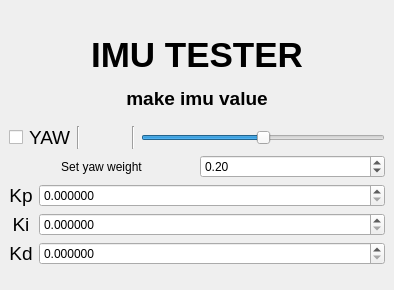
<?xml version="1.0" encoding="UTF-8"?>
<ui version="4.0">
 <class>MainWindowDesign</class>
 <widget class="QMainWindow" name="MainWindowDesign">
  <property name="geometry">
   <rect>
    <x>0</x>
    <y>0</y>
    <width>394</width>
    <height>290</height>
   </rect>
  </property>
  <property name="windowTitle">
   <string>QRosApp</string>
  </property>
  <property name="windowIcon">
   <iconset>
    <normaloff>:/images/icon.png</normaloff>:/images/icon.png</iconset>
  </property>
  <property name="locale">
   <locale language="English" country="Australia"/>
  </property>
  <widget class="QWidget" name="centralwidget">
   <property name="sizePolicy">
    <sizepolicy hsizetype="Expanding" vsizetype="Expanding">
     <horstretch>0</horstretch>
     <verstretch>0</verstretch>
    </sizepolicy>
   </property>
   <layout class="QGridLayout" name="gridLayout_3">
    <item row="0" column="0">
     <layout class="QVBoxLayout" name="verticalLayout_3">
      <item>
       <spacer name="verticalSpacer">
        <property name="orientation">
         <enum>Qt::Vertical</enum>
        </property>
        <property name="sizeHint" stdset="0">
         <size>
          <width>20</width>
          <height>40</height>
         </size>
        </property>
       </spacer>
      </item>
      <item>
       <layout class="QGridLayout" name="gridLayout_2">
        <property name="sizeConstraint">
         <enum>QLayout::SetMaximumSize</enum>
        </property>
        <item row="0" column="0">
         <layout class="QHBoxLayout" name="horizontalLayout_2">
          <property name="topMargin">
           <number>10</number>
          </property>
          <property name="bottomMargin">
           <number>10</number>
          </property>
          <item>
           <spacer name="horizontalSpacer_2">
            <property name="orientation">
             <enum>Qt::Horizontal</enum>
            </property>
            <property name="sizeHint" stdset="0">
             <size>
              <width>40</width>
              <height>20</height>
             </size>
            </property>
           </spacer>
          </item>
          <item>
           <widget class="QLabel" name="TITLE">
            <property name="text">
             <string>&lt;html&gt;&lt;head/&gt;&lt;body&gt;&lt;p align=&quot;center&quot;&gt;&lt;span style=&quot; font-size:26pt; font-weight:600;&quot;&gt;IMU TESTER&lt;/span&gt;&lt;/p&gt;&lt;p align=&quot;center&quot;&gt;&lt;span style=&quot; font-size:14pt; font-weight:600;&quot;&gt;make imu value&lt;/span&gt;&lt;/p&gt;&lt;/body&gt;&lt;/html&gt;</string>
            </property>
           </widget>
          </item>
          <item>
           <spacer name="horizontalSpacer">
            <property name="orientation">
             <enum>Qt::Horizontal</enum>
            </property>
            <property name="sizeHint" stdset="0">
             <size>
              <width>40</width>
              <height>20</height>
             </size>
            </property>
           </spacer>
          </item>
         </layout>
        </item>
       </layout>
      </item>
     </layout>
    </item>
    <item row="6" column="0">
     <spacer name="verticalSpacer_2">
      <property name="orientation">
       <enum>Qt::Vertical</enum>
      </property>
      <property name="sizeHint" stdset="0">
       <size>
        <width>20</width>
        <height>40</height>
       </size>
      </property>
     </spacer>
    </item>
    <item row="4" column="0">
     <layout class="QHBoxLayout" name="horizontalLayout_3">
      <item>
       <widget class="QLabel" name="label_yawWeight">
        <property name="sizePolicy">
         <sizepolicy hsizetype="Minimum" vsizetype="Preferred">
          <horstretch>0</horstretch>
          <verstretch>0</verstretch>
         </sizepolicy>
        </property>
        <property name="text">
         <string>Set yaw weight</string>
        </property>
        <property name="alignment">
         <set>Qt::AlignCenter</set>
        </property>
       </widget>
      </item>
      <item>
       <widget class="QDoubleSpinBox" name="doubleSpinBox_yawWeight">
        <property name="sizePolicy">
         <sizepolicy hsizetype="Minimum" vsizetype="Fixed">
          <horstretch>0</horstretch>
          <verstretch>0</verstretch>
         </sizepolicy>
        </property>
        <property name="singleStep">
         <double>0.010000000000000</double>
        </property>
        <property name="value">
         <double>0.200000000000000</double>
        </property>
       </widget>
      </item>
     </layout>
    </item>
    <item row="5" column="0">
     <layout class="QGridLayout" name="gridLayout">
      <item row="1" column="0">
       <widget class="QLabel" name="Kp">
        <property name="sizePolicy">
         <sizepolicy hsizetype="Minimum" vsizetype="Minimum">
          <horstretch>0</horstretch>
          <verstretch>0</verstretch>
         </sizepolicy>
        </property>
        <property name="font">
         <font>
          <pointsize>14</pointsize>
          <weight>50</weight>
          <bold>false</bold>
         </font>
        </property>
        <property name="text">
         <string>Kp</string>
        </property>
        <property name="alignment">
         <set>Qt::AlignCenter</set>
        </property>
        <property name="margin">
         <number>1</number>
        </property>
       </widget>
      </item>
      <item row="3" column="0">
       <widget class="QLabel" name="Ki">
        <property name="sizePolicy">
         <sizepolicy hsizetype="Minimum" vsizetype="Minimum">
          <horstretch>0</horstretch>
          <verstretch>0</verstretch>
         </sizepolicy>
        </property>
        <property name="font">
         <font>
          <pointsize>14</pointsize>
          <weight>50</weight>
          <bold>false</bold>
         </font>
        </property>
        <property name="text">
         <string>Ki</string>
        </property>
        <property name="alignment">
         <set>Qt::AlignCenter</set>
        </property>
        <property name="margin">
         <number>1</number>
        </property>
       </widget>
      </item>
      <item row="4" column="0">
       <widget class="QLabel" name="Kd">
        <property name="sizePolicy">
         <sizepolicy hsizetype="Minimum" vsizetype="Minimum">
          <horstretch>0</horstretch>
          <verstretch>0</verstretch>
         </sizepolicy>
        </property>
        <property name="font">
         <font>
          <pointsize>14</pointsize>
          <weight>50</weight>
          <bold>false</bold>
         </font>
        </property>
        <property name="text">
         <string>Kd</string>
        </property>
        <property name="alignment">
         <set>Qt::AlignCenter</set>
        </property>
        <property name="margin">
         <number>1</number>
        </property>
       </widget>
      </item>
      <item row="1" column="1">
       <widget class="QDoubleSpinBox" name="doubleSpinBox_Kp">
        <property name="sizePolicy">
         <sizepolicy hsizetype="Expanding" vsizetype="Maximum">
          <horstretch>0</horstretch>
          <verstretch>0</verstretch>
         </sizepolicy>
        </property>
        <property name="decimals">
         <number>6</number>
        </property>
        <property name="singleStep">
         <double>0.100000000000000</double>
        </property>
       </widget>
      </item>
      <item row="3" column="1">
       <widget class="QDoubleSpinBox" name="doubleSpinBox_Ki">
        <property name="sizePolicy">
         <sizepolicy hsizetype="Expanding" vsizetype="Maximum">
          <horstretch>0</horstretch>
          <verstretch>0</verstretch>
         </sizepolicy>
        </property>
        <property name="decimals">
         <number>6</number>
        </property>
        <property name="singleStep">
         <double>0.001000000000000</double>
        </property>
       </widget>
      </item>
      <item row="4" column="1">
       <widget class="QDoubleSpinBox" name="doubleSpinBox_Kd">
        <property name="sizePolicy">
         <sizepolicy hsizetype="Expanding" vsizetype="Maximum">
          <horstretch>0</horstretch>
          <verstretch>0</verstretch>
         </sizepolicy>
        </property>
        <property name="decimals">
         <number>6</number>
        </property>
        <property name="singleStep">
         <double>0.001000000000000</double>
        </property>
       </widget>
      </item>
     </layout>
    </item>
    <item row="2" column="0">
     <layout class="QHBoxLayout" name="horizontalLayout">
      <item>
       <widget class="QCheckBox" name="checkBox_yawEnable">
        <property name="text">
         <string/>
        </property>
       </widget>
      </item>
      <item>
       <widget class="QLabel" name="YAW">
        <property name="text">
         <string>&lt;html&gt;&lt;head/&gt;&lt;body&gt;&lt;p&gt;&lt;span style=&quot; font-size:14pt;&quot;&gt;YAW&lt;/span&gt;&lt;/p&gt;&lt;/body&gt;&lt;/html&gt;</string>
        </property>
       </widget>
      </item>
      <item>
       <widget class="Line" name="line">
        <property name="orientation">
         <enum>Qt::Vertical</enum>
        </property>
       </widget>
      </item>
      <item>
       <widget class="QLabel" name="label_YAW">
        <property name="sizePolicy">
         <sizepolicy hsizetype="Fixed" vsizetype="Fixed">
          <horstretch>0</horstretch>
          <verstretch>0</verstretch>
         </sizepolicy>
        </property>
        <property name="minimumSize">
         <size>
          <width>40</width>
          <height>20</height>
         </size>
        </property>
        <property name="baseSize">
         <size>
          <width>300</width>
          <height>100</height>
         </size>
        </property>
        <property name="text">
         <string/>
        </property>
        <property name="alignment">
         <set>Qt::AlignRight|Qt::AlignTrailing|Qt::AlignVCenter</set>
        </property>
       </widget>
      </item>
      <item>
       <widget class="Line" name="line_2">
        <property name="orientation">
         <enum>Qt::Vertical</enum>
        </property>
       </widget>
      </item>
      <item>
       <widget class="QSlider" name="horizontalSlider_YAW">
        <property name="minimum">
         <number>-181000</number>
        </property>
        <property name="maximum">
         <number>181000</number>
        </property>
        <property name="orientation">
         <enum>Qt::Horizontal</enum>
        </property>
       </widget>
      </item>
     </layout>
    </item>
   </layout>
  </widget>
  <action name="action_Quit">
   <property name="text">
    <string>&amp;Quit</string>
   </property>
   <property name="shortcut">
    <string>Ctrl+Q</string>
   </property>
   <property name="shortcutContext">
    <enum>Qt::ApplicationShortcut</enum>
   </property>
  </action>
  <action name="action_Preferences">
   <property name="text">
    <string>&amp;Preferences</string>
   </property>
  </action>
  <action name="actionAbout">
   <property name="text">
    <string>&amp;About</string>
   </property>
  </action>
  <action name="actionAbout_Qt">
   <property name="text">
    <string>About &amp;Qt</string>
   </property>
  </action>
 </widget>
 <resources/>
 <connections>
  <connection>
   <sender>action_Quit</sender>
   <signal>triggered()</signal>
   <receiver>MainWindowDesign</receiver>
   <slot>close()</slot>
   <hints>
    <hint type="sourcelabel">
     <x>-1</x>
     <y>-1</y>
    </hint>
    <hint type="destinationlabel">
     <x>399</x>
     <y>173</y>
    </hint>
   </hints>
  </connection>
 </connections>
</ui>
